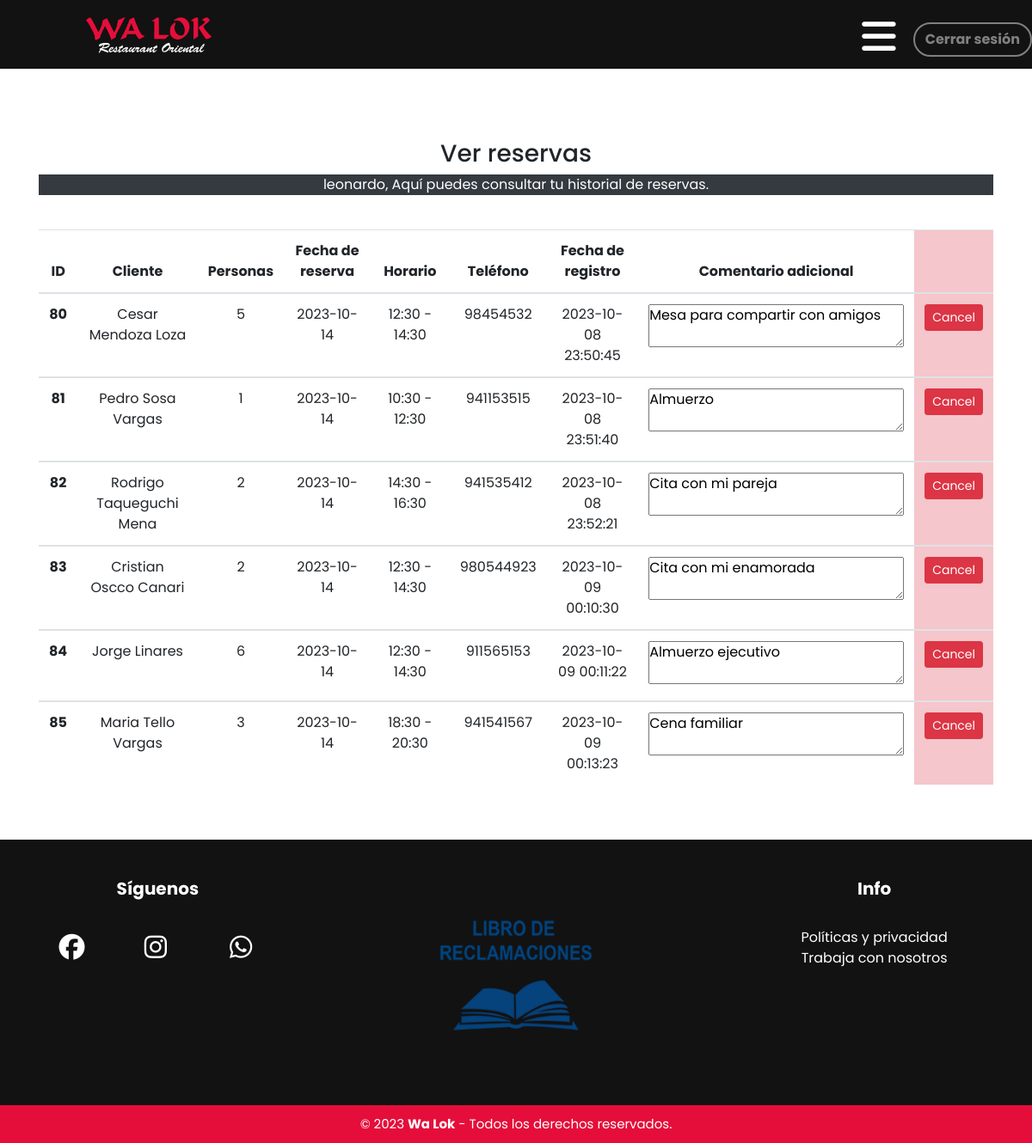
The app's page /view_reservations.php (signed in) with its own data.
### tables this page shows
CREATE TABLE `reservation` (
  `reserv_id` int(11) NOT NULL,
  `f_name` text NOT NULL,
  `l_name` text NOT NULL,
  `num_guests` int(11) NOT NULL,
  `num_tables` int(11) NOT NULL,
  `rdate` date NOT NULL,
  `time_zone` text NOT NULL,
  `telephone` text NOT NULL,
  `comment` mediumtext NOT NULL,
  `reg_date` timestamp NOT NULL DEFAULT current_timestamp(),
  `user_fk` int(11) NOT NULL
);

### includes/view.reservation.inc.php (the view, shortened to what this page needs)
<?php
if(isset($_SESSION['user_id'])){
    require 'includes/dbh.inc.php';
    $user = $_SESSION['user_id'];
    $role = $_SESSION['role'];
    if($role==1){
    $sql = "SELECT * FROM reservation WHERE user_fk = $user";
    $result = $conn->query($sql);
    if ($result->num_rows > 0) {
        echo
        '
            <table class="table table-hover table-responsive-sm text-center">
                <thead>
                    <tr>
                        <th scope="col">Cliente</th>
                        <th scope="col">Personas</th>
                        <th scope="col">Fecha de reserva</th>
                        <th scope="col">Horario</th>
                        <th scope="col">Teléfono</th>
                        <th scope="col">Fecha de registro</th>
                        <th scope="col">Comentario adicional</th>
                        <th class="table-danger" scope="col"></th>
                    </tr>
                </thead> ';
        while($row = $result->fetch_assoc()) {
        echo"
                <tbody>
                    <tr>
                    <form action='includes/delete.php' method='POST'>
                    <input name='reserv_id' type='hidden' value=".$row["reserv_id"].">
                      <th scope='row'>".$row["f_name"]." ".$row["l_name"]."</th>
                      <td>".$row["num_guests"]."</td>
                      <td>".$row["rdate"]."</td>
                      <td>".$row["time_zone"]."</td>
                      <td>".$row["telephone"]."</td>
                      <td>".$row["reg_date"]."</td>
                      <td><textarea readonly>".$row["comment"]."</textarea></td>
                      <td class='table-danger'><button type='submit' name='delete-submit' class='btn btn-danger btn-sm'>Cancel</button></td>
                          </form>
                    </tr>
              </tbody>";
        }
        echo "</table>";
    }
    else {    echo "<p class='text-white text-center bg-danger'>Your reservation list is empty!<p>"; }
    }
    else if($role==2 || 3){
    $sql = "SELECT * FROM reservation";
    $result = $conn->query($sql);
    if ($result->num_rows > 0) {
        echo
        '
            <table class="table table-hover table-responsive-sm text-center">
                <thead>
                    <tr>
                        <th scope="col">ID</th>
                        <th scope="col">Cliente</th>
                        <th scope="col">Personas</th>
                        <th scope="col">Fecha de reserva</th>
                        <th scope="col">Horario</th>
                        <th scope="col">Teléfono</th>
                        <th scope="col">Fecha de registro</th>
                        <th scope="col">Comentario adicional</th>
                        <th class="table-danger" scope="col"></th>
                    </tr>
                </thead> ';
        while($row = $result->fetch_assoc()) {
        echo"
                <tbody>
                    <tr>
                    <form action='includes/delete.php' method='POST'>
                      <input name='reserv_id' type='hidden' value=".$row["reserv_id"].">
                      <th scope='row'>".$row["reserv_id"]."</th>
                      <td>".$row["f_name"]." ".$row["l_name"]."</td>
                      <td>".$row["num_guests"]."</td>
                      <td>".$row["rdate"]."</td>
                      <td>".$row["time_zone"]."</td>
                      <td>".$row["telephone"]."</td>
                      <td>".$row["reg_date"]."</td>
                      <td><textarea readonly>".$row["comment"]."</textarea></td>
                      <td class='table-danger'><button type='submit' name='delete-submit' class='btn btn-danger btn-sm'>Cancel</button></td>
                          </form>
                    </tr>
              </tbody>";
        }
        echo "</table>";
    }
    else {    echo "<p class='text-white text-center bg-danger'>¡Tu lista de reservas está vacía!<p>"; }
    }
}

### css/header.css (style rules this page uses)
* { margin: 0; padding: 0; font-family: 'Poppins', sans-serif; }

### css/reservation.css (style rules this page uses)
* { margin: 0; padding: 0; box-sizing: border-box; font-family: 'Poppins', sans-serif; }

### records on screen
reservation: reserv_id "80", f_name "Cesar", l_name "Mendoza Loza", num_guests "5", rdate "2023-10-14", time_zone "12:30 - 14:30", telephone "98454532", reg_date "2023-10-08 23:50:45", comment "Mesa para compartir con amigos"
reservation: reserv_id "81", f_name "Pedro", l_name "Sosa Vargas", num_guests "1", rdate "2023-10-14", time_zone "10:30 - 12:30", telephone "941153515", reg_date "2023-10-08 23:51:40", comment "Almuerzo"
reservation: reserv_id "82", f_name "Rodrigo", l_name "Taqueguchi Mena", num_guests "2", rdate "2023-10-14", time_zone "14:30 - 16:30", telephone "941535412", reg_date "2023-10-08 23:52:21", comment "Cita con mi pareja"
reservation: reserv_id "83", f_name "Cristian", l_name "Oscco Canari", num_guests "2", rdate "2023-10-14", time_zone "12:30 - 14:30", telephone "980544923", reg_date "2023-10-09 00:10:30", comment "Cita con mi enamorada"
reservation: reserv_id "84", f_name "Jorge", l_name "Linares", num_guests "6", rdate "2023-10-14", time_zone "12:30 - 14:30", telephone "911565153", reg_date "2023-10-09 00:11:22", comment "Almuerzo ejecutivo"
reservation: reserv_id "85", f_name "Maria", l_name "Tello Vargas", num_guests "3", rdate "2023-10-14", time_zone "18:30 - 20:30", telephone "941541567", reg_date "2023-10-09 00:13:23", comment "Cena familiar"

### other values on screen
$_SESSION['username'] "leonardo"
